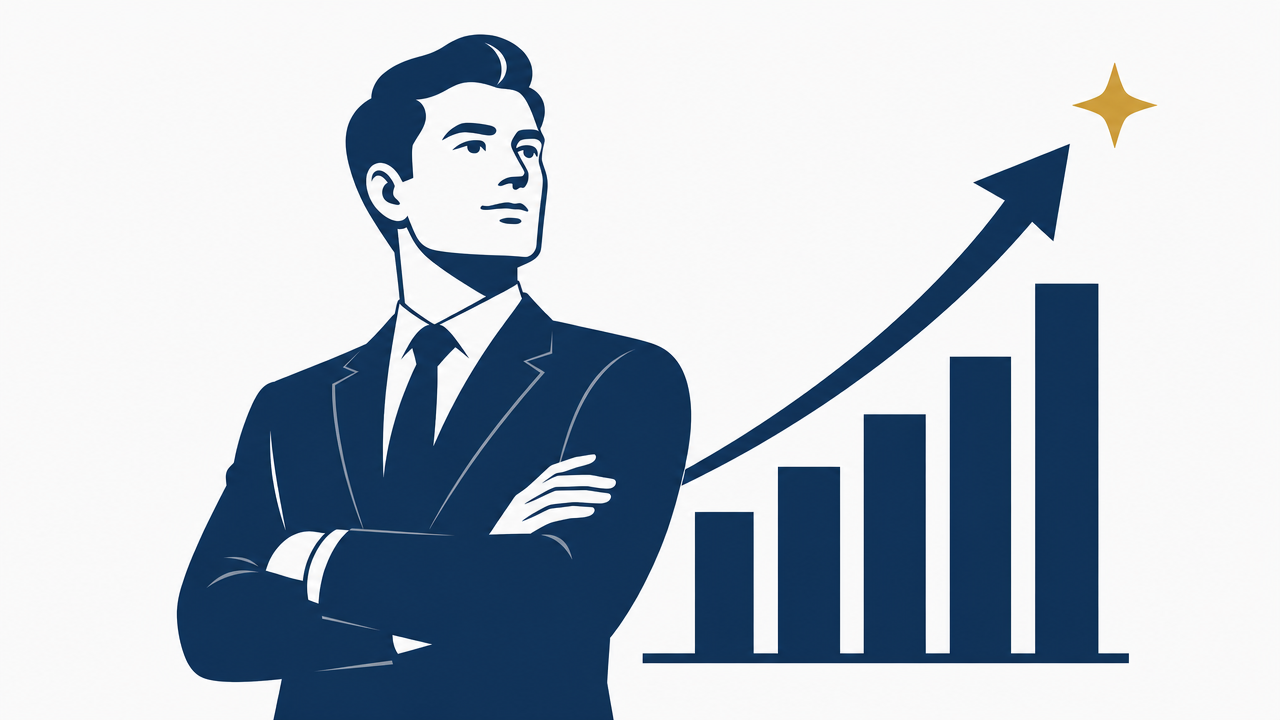
#> input picture ppt-master/references/ai-image-comparison/palette/cool-corporate.png, 1280 x 720 px
$ python vectorize_image.py ../../ppt-master/references/ai-image-comparison/palette/cool-corporate.png
#> lines starting #> are read from the running program, lines starting #| are printed output that depends on the picture; after the words box and inside, x2 and y2 are one past the last pixel; in counts of white or black regions, pixels touching at a corner belong together
#!/usr/bin/env python3
"""Convert raster images to pixel-exact and/or traced SVG files."""
from __future__ import annotations

import argparse
from collections import defaultdict
from pathlib import Path
import sys

try:
    from PIL import Image
except Exception as exc:  # pragma: no cover
    raise SystemExit("Pillow is required to run this script") from exc


def hex_color(rgb):
    return "#%02x%02x%02x" % rgb


def load_rgb(path: Path):
    image = Image.open(path).convert("RGB")
#> image is the input picture: PIL image 1280x720 RGB; mean R, G, B 181.8, 191.5, 202.3
    return image, image.size


def write_pixel_exact(image: Image.Image, out_path: Path) -> None:
    width, height = image.size
#> width = 1280; height = 720
    pix = image.load()
    runs_by_color = defaultdict(list)

    for y in range(height):
        x = 0
        while x < width:
            color = pix[x, y]
            x2 = x + 1
            while x2 < width and pix[x2, y] == color:
                x2 += 1
            run_width = x2 - x
            runs_by_color[color].append(f"M{x} {y}h{run_width}v1h-{run_width}z")
            x = x2

    items = sorted(runs_by_color.items(), key=lambda item: len(item[1]), reverse=True)
    with out_path.open("w", encoding="utf-8", newline="") as f:
        f.write(
            f'<svg xmlns="http://www.w3.org/2000/svg" viewBox="0 0 {width} {height}" '
            f'width="{width}" height="{height}" shape-rendering="crispEdges" '
            f'role="img" aria-labelledby="title desc">\n'
        )
        f.write('<title id="title">Pixel-perfect vectorized image</title>\n')
        f.write('<desc id="desc">Each source pixel run is represented as SVG vector path rectangles.</desc>\n')
        for color, runs in items:
            f.write(f'<path fill="{hex_color(color)}" d="')
            f.write("".join(runs))
            f.write('"/>\n')
        f.write("</svg>\n")


def write_trace(image: Image.Image, out_path: Path, threshold: int) -> None:
#> called with threshold = 28
    local_deps = Path.cwd() / ".codex_pydeps"
    if local_deps.exists() and str(local_deps) not in sys.path:
        sys.path.insert(0, str(local_deps))

    try:
        import cv2
        import numpy as np
    except Exception as exc:  # pragma: no cover
        raise SystemExit(
            "OpenCV and numpy are required for --mode trace. "
            "Install opencv-python-headless or rerun with --mode pixel."
        ) from exc

    width, height = image.size
#> width = 1280; height = 720
    arr = np.array(image)
    hsv = cv2.cvtColor(arr, cv2.COLOR_RGB2HSV)
#> hsv: shape (720, 1280, 3); mean H, S, V 49.9, 60.6, 202.8
    sat = hsv[:, :, 1]
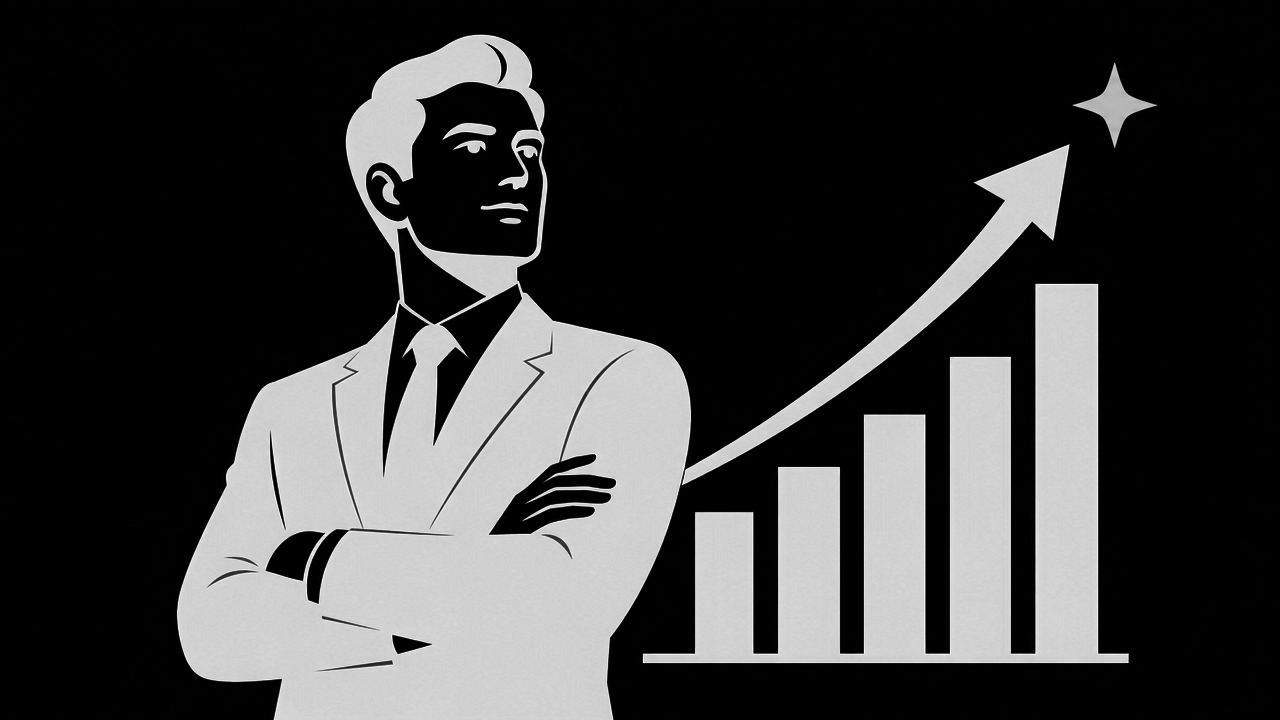
#> sat: shape (720, 1280); min 0, max 255, mean 60.6
    val = hsv[:, :, 2]
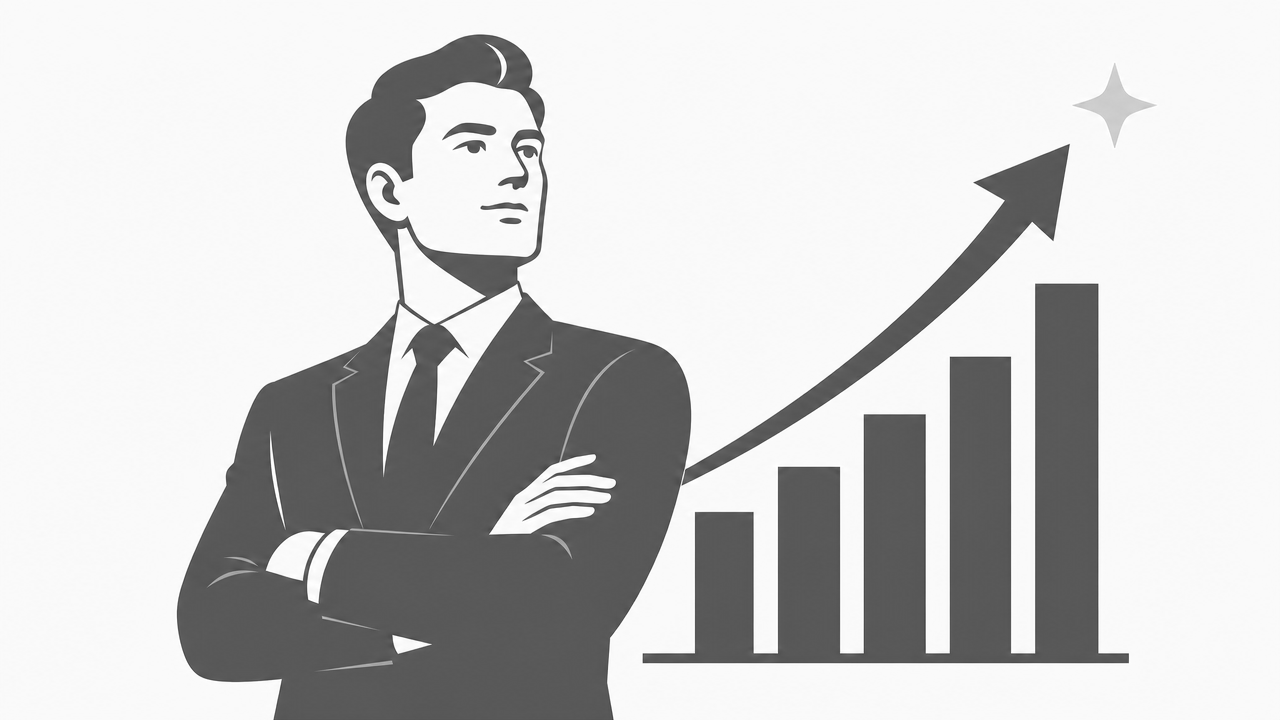
#> val: shape (720, 1280); min 53, max 255, mean 202.8
    mask = (((sat > threshold) & (val < 254)) | (val < 245)).astype(np.uint8) * 255
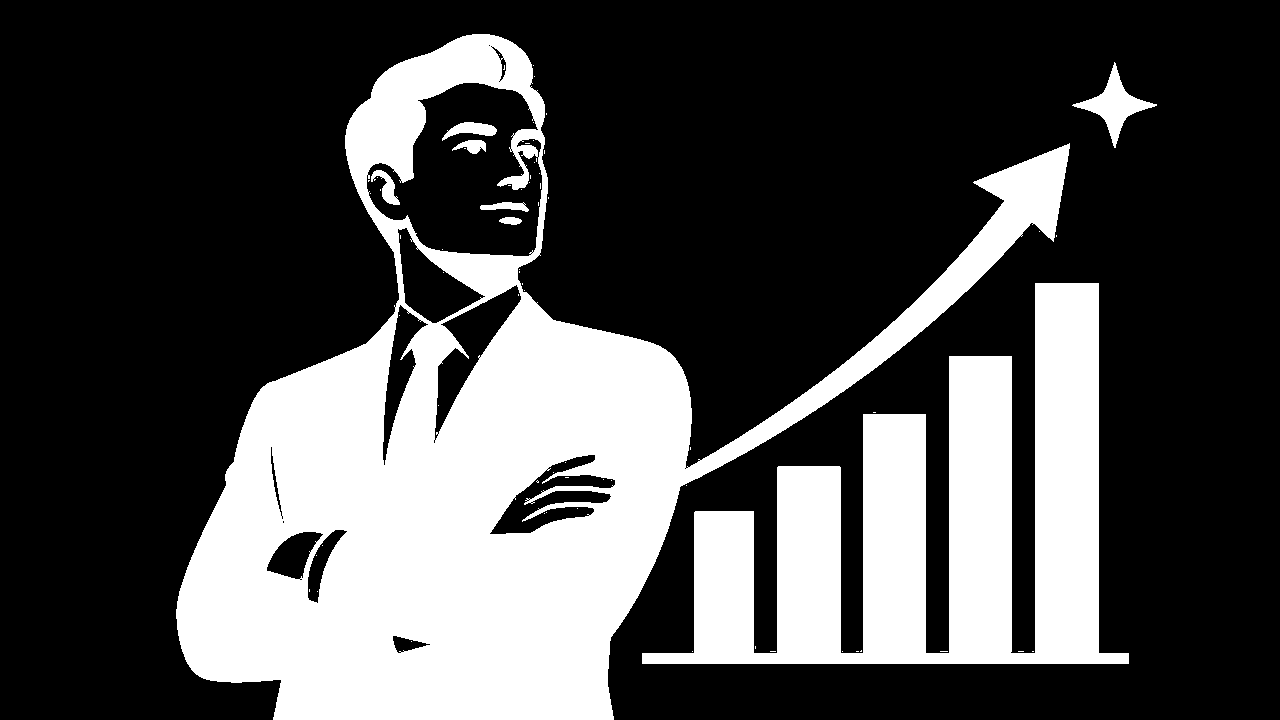
#> mask: shape (720, 1280); 29.9% white; 70 white regions (62 under 20 px), largest, box (x1, y1, x2, y2) and area: (176, 34, 1070, 720) 188789, (642, 283, 1129, 664) 83289, (1072, 62, 1157, 148) 1947
    mask = cv2.medianBlur(mask, 3)
#> mask: shape (720, 1280); 29.9% white; 8 white regions (1 under 20 px)

    contours, _ = cv2.findContours(mask, cv2.RETR_CCOMP, cv2.CHAIN_APPROX_NONE)
#> contours = 20 contours, 2 with area under 20; largest, box (x1, y1, x2, y2) and area: (176, 34, 1070, 720) 225058, (642, 283, 1129, 664) 81609, (366, 82, 543, 257) 20404, (490, 454, 616, 535) 4330, (434, 285, 522, 434) 4325
    contours = sorted(contours, key=lambda c: cv2.contourArea(c), reverse=True)
    parts = []
    for contour in contours:
        area = cv2.contourArea(contour)
        if area < 2:
            continue
        approx = cv2.approxPolyDP(contour, 0.55, True)
        pts = approx.reshape(-1, 2)
        if len(pts) < 3:
            continue
        d = [f"M{pts[0][0]:.1f},{pts[0][1]:.1f}"]
        d.extend(f"L{x:.1f},{y:.1f}" for x, y in pts[1:])
        d.append("Z")
        parts.append(" ".join(d))
#> this loop made 20 passes
#> area on passes 1 to 12: 225058.5, 81609, 20404, 4329.5, 4325, 3766, 2485.5, 1821.5, 1551, 1029.5, 459.5, 349
#> after the loop, parts = 19 items

    foreground = arr[mask > 0]
    fill = "#d00055"
    if len(foreground):
        mean = foreground.mean(axis=0).astype(int)
#> mean = [23, 56, 92]
        fill = hex_color(tuple(int(v) for v in mean))
#> fill = '#17385c'

    with out_path.open("w", encoding="utf-8", newline="") as f:
        f.write(
            f'<svg xmlns="http://www.w3.org/2000/svg" viewBox="0 0 {width} {height}" '
            f'width="{width}" height="{height}" role="img" aria-labelledby="title desc">\n'
        )
        f.write('<title id="title">Editable traced vector image</title>\n')
        f.write('<desc id="desc">Foreground contours traced from the source raster image.</desc>\n')
        f.write('<rect width="100%" height="100%" fill="#fff"/>\n')
        f.write(f'<path d="{" ".join(parts)}" fill="{fill}" fill-rule="evenodd"/>\n')
        f.write("</svg>\n")


def main(argv=None) -> int:
    parser = argparse.ArgumentParser(description=__doc__)
    parser.add_argument("input", type=Path, help="Source PNG/JPG image")
    parser.add_argument("--out-dir", type=Path, default=Path.cwd(), help="Directory for SVG outputs")
    parser.add_argument("--base-name", default=None, help="Output base name; defaults to source stem")
    parser.add_argument("--mode", choices=("pixel", "trace", "both"), default="both")
    parser.add_argument("--threshold", type=int, default=28, help="Saturation threshold for trace foreground detection")
    args = parser.parse_args(argv)

    image, _ = load_rgb(args.input)
    args.out_dir.mkdir(parents=True, exist_ok=True)
    base = args.base_name or args.input.stem
    outputs = []

    if args.mode in ("pixel", "both"):
        out = args.out_dir / f"{base}_pixel_exact.svg"
        write_pixel_exact(image, out)
        outputs.append(out)

    if args.mode in ("trace", "both"):
        out = args.out_dir / f"{base}_trace.svg"
        write_trace(image, out, args.threshold)
        outputs.append(out)

    for out in outputs:
        print(out)
    return 0


if __name__ == "__main__":
    raise SystemExit(main())
#> (the program exits here)

$ run again, on ppt-master/references/ai-image-comparison/palette/editorial-classic.png
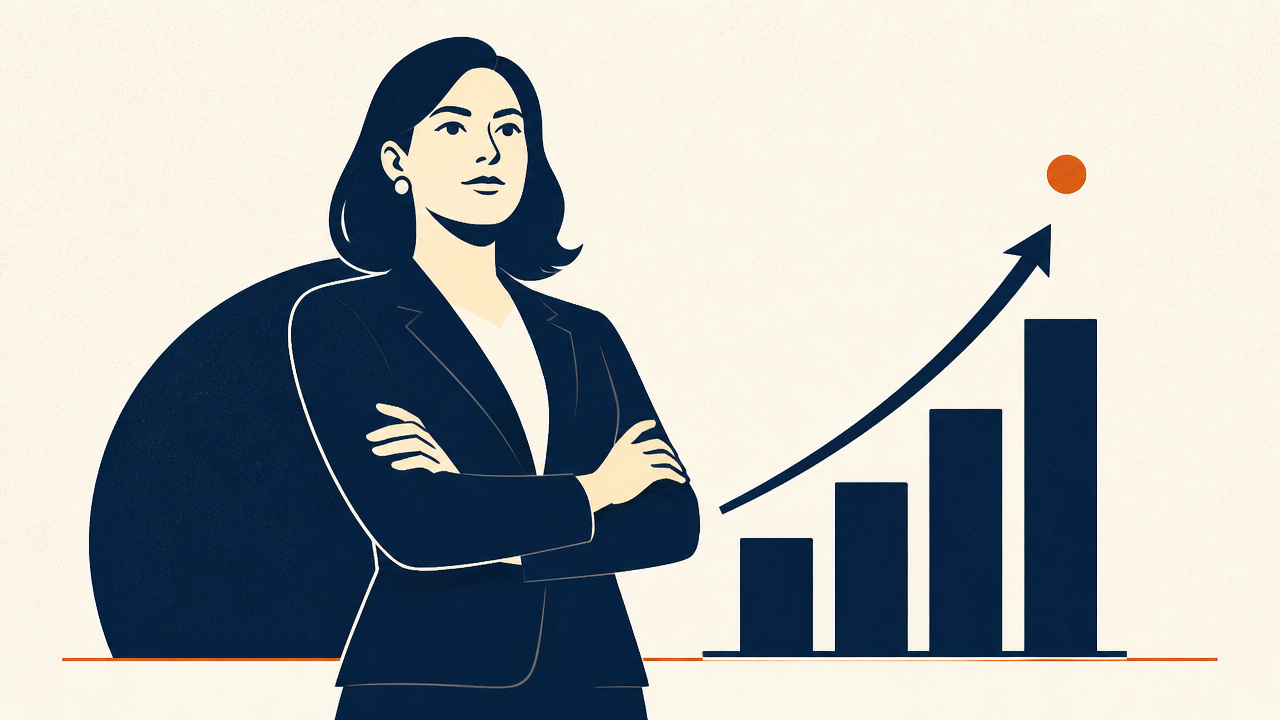
#> input picture ppt-master/references/ai-image-comparison/palette/editorial-classic.png, 1280 x 720 px
#> in load_rgb, image is the input picture: PIL image 1280x720 RGB; mean R, G, B 172.6, 176.4, 176.4
#> hsv: shape (720, 1280, 3); mean H, S, V 48.8, 87, 190.9
#> in write_trace, `sat = hsv[:, :, 1]`:
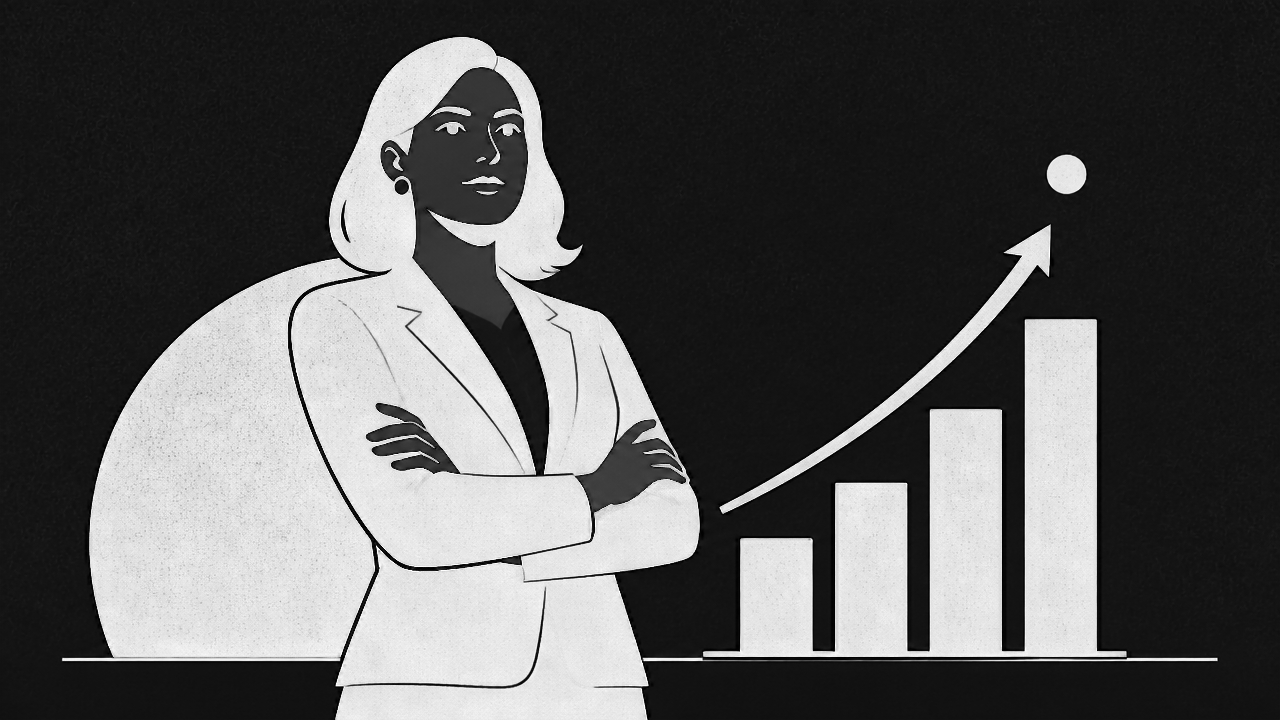
#> sat: shape (720, 1280); min 0, max 255, mean 87
#> in write_trace, `mask = cv2.medianBlur(mask, 3)`:
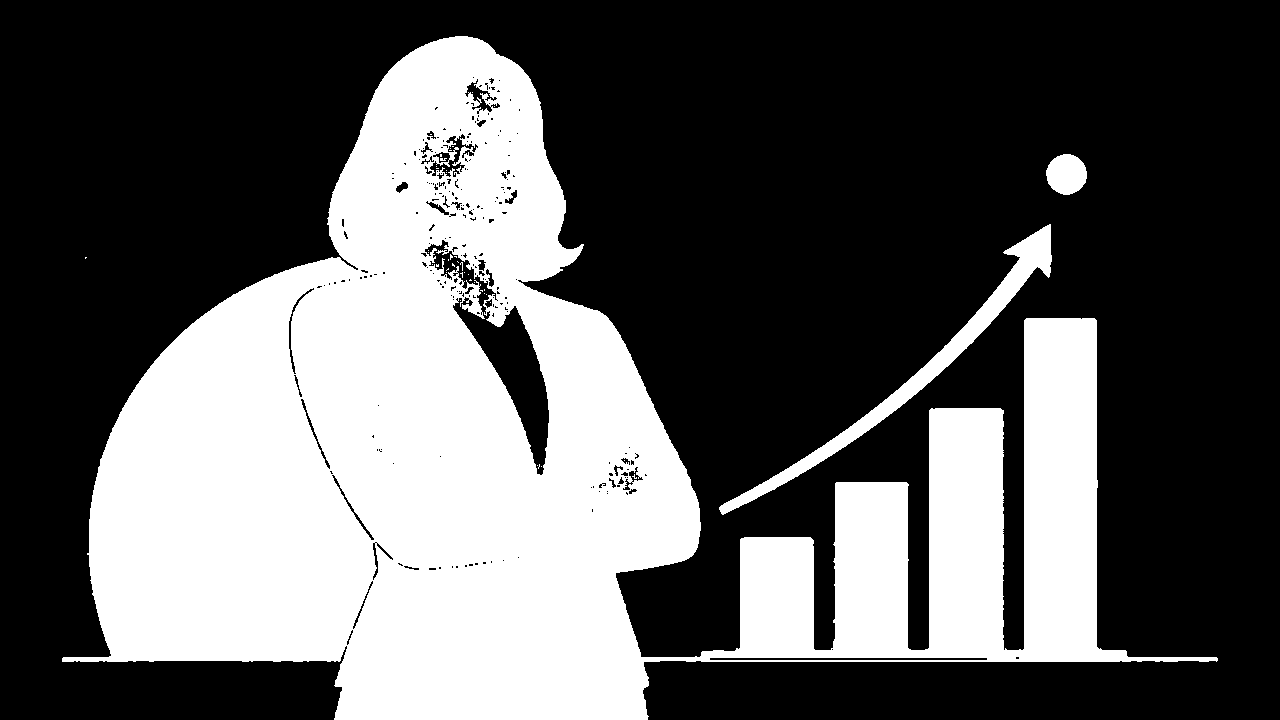
#> mask: shape (720, 1280); 35.8% white; 44 white regions (41 under 20 px)
#> contours = 307 contours, 251 with area under 20; largest, box (x1, y1, x2, y2) and area: (62, 36, 1218, 720) 330209, (424, 239, 550, 476) 7412, (719, 224, 1052, 515) 6726, (1046, 154, 1087, 195) 1235, (709, 657, 988, 661) 832
#> the loop in write_trace, `for contour in contours:` made 307 passes
#> area on passes 1 to 3: 330209, 7412, 6726.5
#> after the loop in write_trace, `for contour in contours:`: parts = 272 items
#> mean = [30, 52, 76]
#> fill = '#1e344c'
